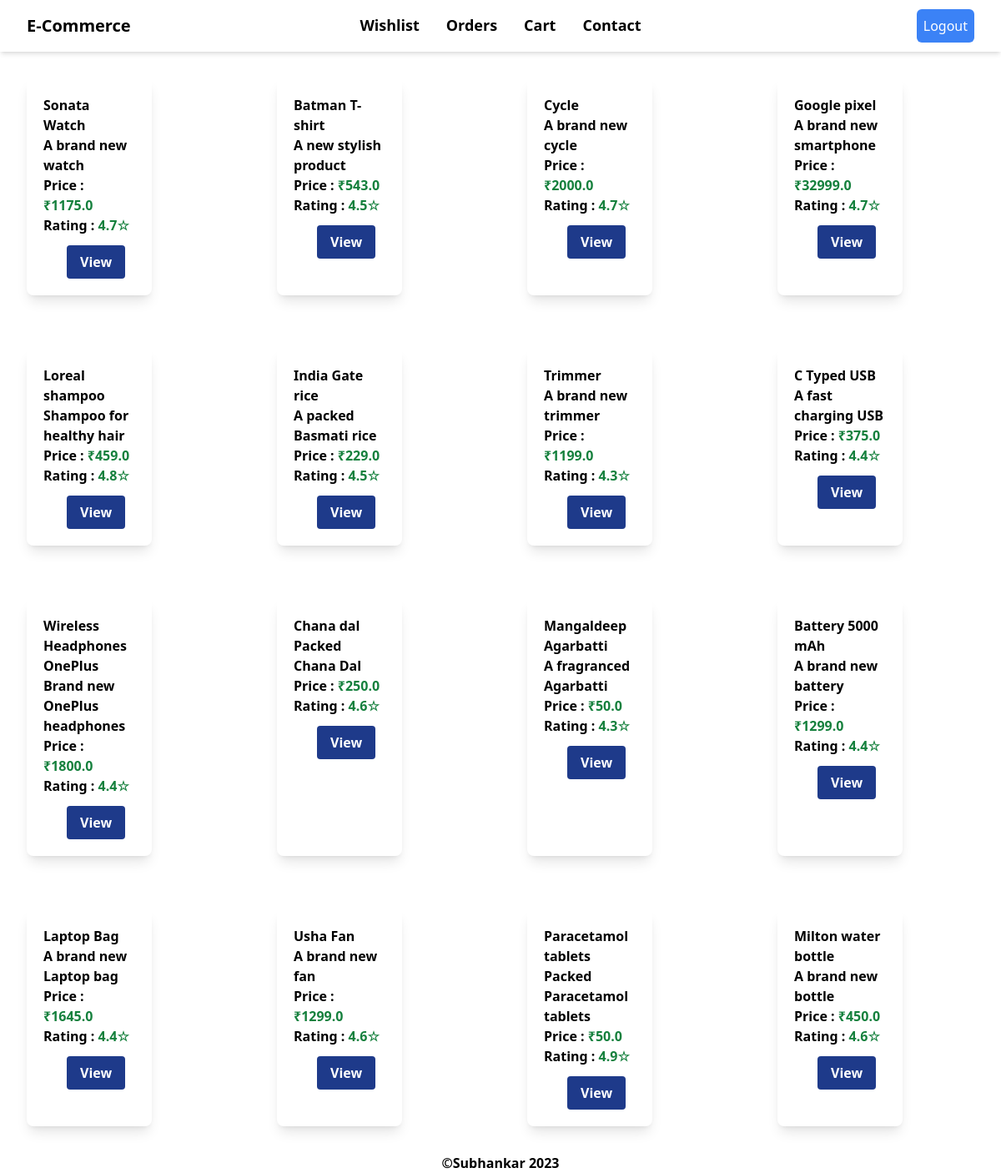
The app's page / (signed in) with its own data.
### store/models.py (models this page shows, shortened)
class Product(models.Model):
    name = models.CharField(max_length=200)
    description = models.CharField(max_length=200)
    rating = models.FloatField()
    price = models.FloatField()
    image = models.CharField(max_length=10000)

### store/views.py (the view)
# urls.py: path('', views.index,name='index'),
@login_required(login_url='login')
def index(request):
    products = Product.objects.all()
    return render(request,'store/index.html',{'products':products})

### store/templates/store/index.html (shortened to what this page needs)
{% extends 'store/base.html' %}
{% block body %}
<div class="product-container flex grid grid-cols-4">
    {% for product in products %}
       <div class="product shadow-lg w-1/2 rounded-lg m-8">
           <div class="p-5">
               <div class="font-bold">
                   {{product.name}}
               </div>
               <div class="font-semibold">
                   {{product.description}}
               </div>
               <div class="font-bold">
                   Price :
                   <span class="font-bold text-green-700">₹{{product.price}}</span>
               </div>
                <div class="font-bold">
                    Rating :
                <span class="font-bold text-green-700">{{product.rating}}☆</span>
              </div>
              <div class="px-7">
                <a href="{% url 'view_product' product.id %}">
                    <button class="bg-blue-900 text-white font-bold py-2 px-4 mt-3 rounded items-center">View</button>
                </a>
              </div>
           </div>
       </div>
    {% endfor %}
   </div>
    <div class="flex items-center justify-center font-bold">©Subhankar 2023</div>
{% endblock %}

### records on screen
Product: name "Sonata Watch", description "A brand new watch", price "1175.0", rating "4.7"
Product: name "Batman T-shirt", description "A new stylish product", price "543.0", rating "4.5"
Product: name "Cycle", description "A brand new cycle", price "2000.0", rating "4.7"
Product: name "Google pixel", description "A brand new smartphone", price "32999.0", rating "4.7"
Product: name "Loreal shampoo", description "Shampoo for healthy hair", price "459.0", rating "4.8"
Product: name "India Gate rice", description "A packed Basmati rice", price "229.0", rating "4.5"
Product: name "Trimmer", description "A brand new trimmer", price "1199.0", rating "4.3"
Product: name "C Typed USB", description "A fast charging USB", price "375.0", rating "4.4"
Product: name "Wireless Headphones OnePlus", description "Brand new OnePlus headphones", price "1800.0", rating "4.4"
Product: name "Chana dal", description "Packed Chana Dal", price "250.0", rating "4.6"
Product: name "Mangaldeep Agarbatti", description "A fragranced Agarbatti", price "50.0", rating "4.3"
Product: name "Battery 5000 mAh", description "A brand new battery", price "1299.0", rating "4.4"
Product: name "Laptop Bag", description "A brand new Laptop bag", price "1645.0", rating "4.4"
Product: name "Usha Fan", description "A brand new fan", price "1299.0", rating "4.6"
Product: name "Paracetamol tablets", description "Packed Paracetamol tablets", price "50.0", rating "4.9"
Product: name "Milton water bottle", description "A brand new bottle", price "450.0", rating "4.6"
